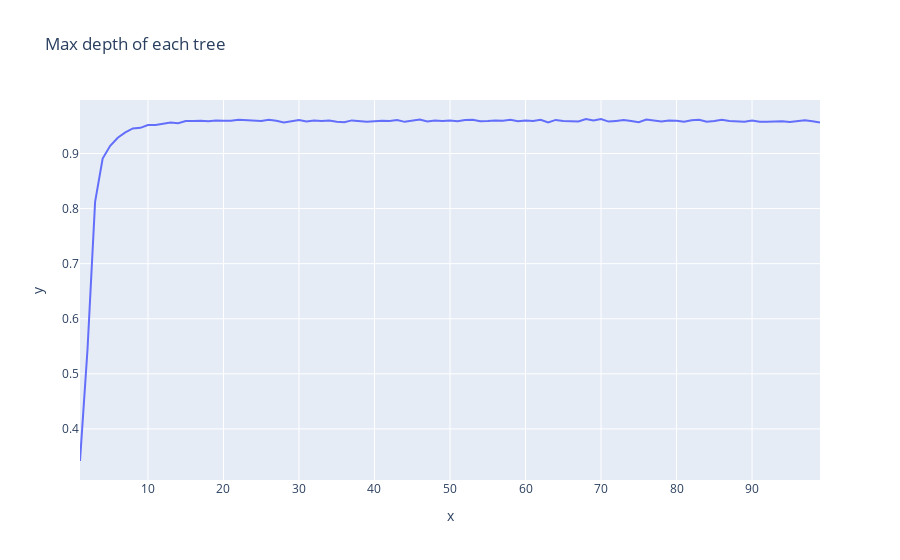

The notebook cell saved with this chart:
### Code cell
line_plot(range(1,100),list_scores,"Max depth of each tree")
